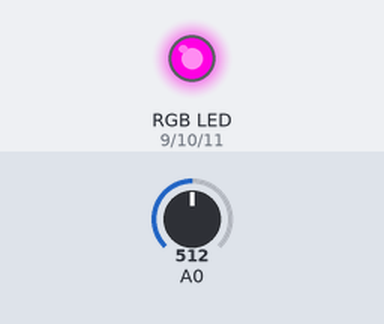
This sketch was run on a simulated Arduino Uno, built with avr-gcc and run on an emulated ATmega328P. Parts: an RGB LED mixed from three pins (HIGH = lit). Inputs (shaded band) come from the test bench; at power-on: A0 = 512.

Above: at 1.2 s.
1.3 s: A0 set to 716
At 2.1 s:
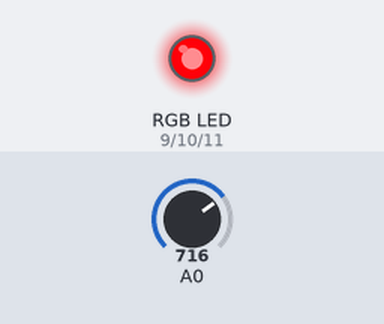
2.8 s: A0 set to 900
At 3.2 s:
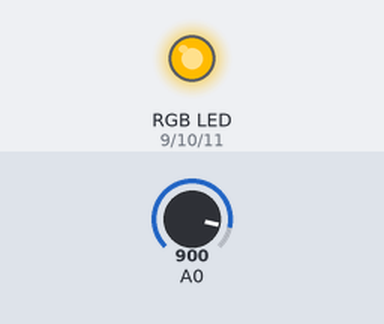
4.3 s: A0 set to 1023
At 5.5 s:
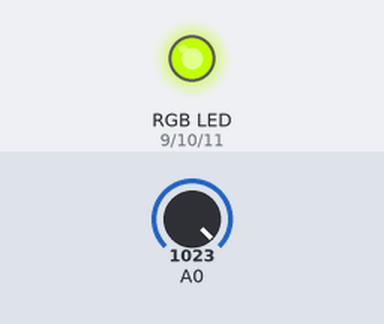
5.8 s: A0 set to 511
At 6.7 s:
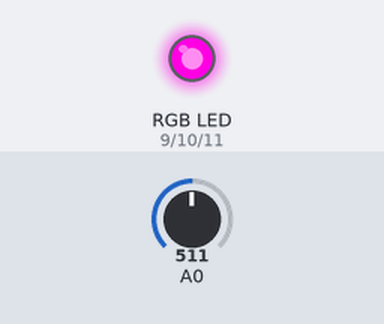
7.3 s: A0 set to 306
At 7.8 s:
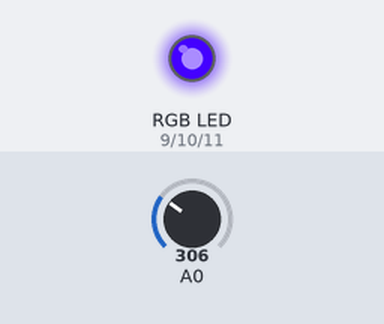
Timing chart, 0 to 9.8 s (numbered marks = the images above; inputs shaded):
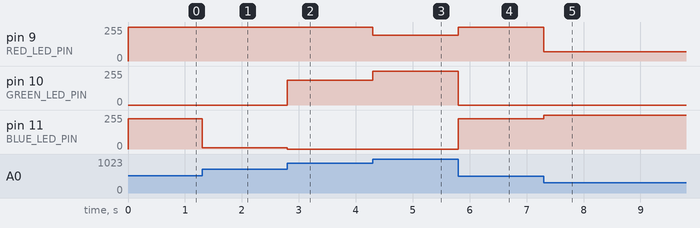

The sketch:

Soft_Potentiometer_Advanced.ino
```cpp
 // LED leads connected to PWM pins
const int RED_LED_PIN = 9;
const int GREEN_LED_PIN = 10;
const int BLUE_LED_PIN = 11;

/// ----------------

// (from http://www.kasperkamperman.com/blog/arduino/arduino-programming-hsb-to-rgb/)

void getRGB(int hue, int sat, int val, int colors[3]) {
  /* convert hue, saturation and brightness ( HSB/HSV ) to RGB
    The dim_curve is used only on brightness/value and on saturation
(inverted).
    This looks the most natural.
  */
  int r;
  int g;
  int b;
  int base;

  if (sat == 0) { // Acromatic color (gray). Hue doesn't mind.
    colors[0]=val;
    colors[1]=val;
    colors[2]=val;
  } else  {

    base = ((255 - sat) * val)>>8;

    switch(hue/60) {
    case 0:
        r = val;
        g = (((val-base)*hue)/60)+base;
        b = base;
    break;

    case 1:
        r = (((val-base)*(60-(hue%60)))/60)+base;
        g = val;
        b = base;
    break;

    case 2:
        r = base;
        g = val;
        b = (((val-base)*(hue%60))/60)+base;
    break;

    case 3:
        r = base;
        g = (((val-base)*(60-(hue%60)))/60)+base;
        b = val;
    break;

    case 4:
        r = (((val-base)*(hue%60))/60)+base;
        g = base;
        b = val;
    break;

    case 5:
        r = val;
        g = base;
        b = (((val-base)*(60-(hue%60)))/60)+base;
    break;
    }

    colors[0]=r;
    colors[1]=g;
    colors[2]=b;
  }
}

int rgb_colors[3];
/// ----------------

int redIntensity;
int greenIntensity;
int blueIntensity;

void setup() {

}

void loop() {
  int sensorValue = analogRead(A0);

  getRGB(map(sensorValue, 0, 1023, 0, 255), 0xff, 0xff, rgb_colors);

  redIntensity = rgb_colors[0];
  greenIntensity = rgb_colors[1];
  blueIntensity = rgb_colors[2];

  // Display the requested color
  analogWrite(RED_LED_PIN, 255-redIntensity);
  analogWrite(GREEN_LED_PIN, 255-greenIntensity);
  analogWrite(BLUE_LED_PIN, 255-blueIntensity);

}
```

Measured:
- after the input at 1.3 s, pin 11 (BLUE_LED_PIN): 226/255 → 9/255 at once
- after the input at 2.8 s, pin 10 (GREEN_LED_PIN): 0/255 → 187/255 at once; pin 11 (BLUE_LED_PIN): 9/255 → 0/255 at once
- after the input at 4.3 s, pin 9 (RED_LED_PIN): 255/255 → 192/255 at once; pin 10 (GREEN_LED_PIN): 187/255 → 255/255 at once
- after the input at 5.8 s, pin 9 (RED_LED_PIN): 192/255 → 255/255 at once; pin 10 (GREEN_LED_PIN): 255/255 → 0/255 at once; pin 11 (BLUE_LED_PIN): 0/255 → 226/255 at once
- after the input at 7.3 s, pin 9 (RED_LED_PIN): 255/255 → 68/255 at once; pin 11 (BLUE_LED_PIN): 226/255 → 255/255 at once
